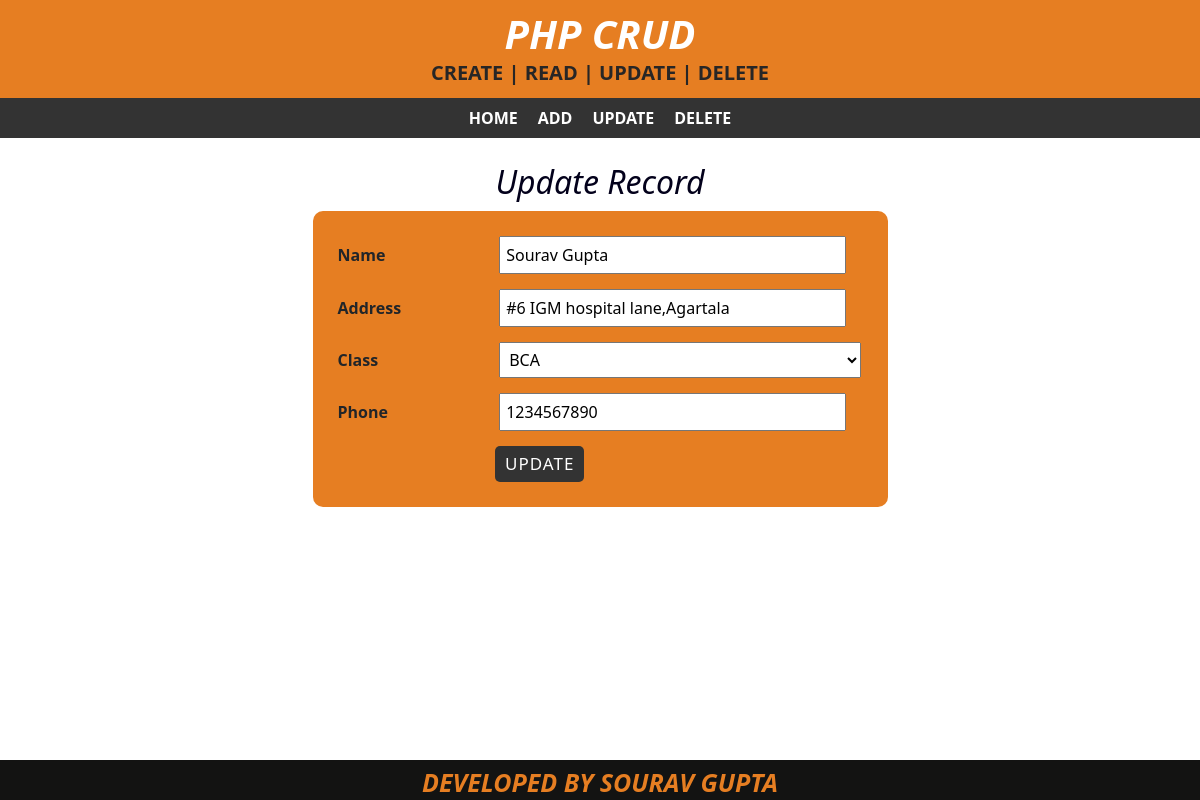
The page /edit.php?id=1 on the database its author committed.
### tables this page shows
CREATE TABLE `student` (
  `sid` int(10) NOT NULL,
  `sname` varchar(30) NOT NULL,
  `saddress` varchar(100) NOT NULL,
  `sclass` int(10) NOT NULL,
  `sphone` varchar(10) NOT NULL
);

### edit.php (the view, shortened to what this page needs)
<?php include 'header.php'; ?>
<div id="main-content">
    <h2>Update Record</h2>
    <?php
    include 'config.php';
    $stu_id = $_GET['id'];
    $sql = "SELECT * FROM student WHERE sid = {$stu_id}";
    $result = mysqli_query($conn, $sql) or die("Query Unsuccessful.");
    if(mysqli_num_rows($result) > 0)  {
      while($row = mysqli_fetch_assoc($result)){
    ?>
    <form class="post-form" action="updatedata.php" method="post">
      <div class="form-group">
          <label>Name</label>
          <input type="text" name="sname" value="<?php echo $row['sname']; ?>"/>
      </div>
      <div class="form-group">
          <label>Address</label>
          <input type="text" name="saddress" value="<?php echo $row['saddress']; ?>"/>
      </div>
      <div class="form-group">
          <label>Class</label>
          <?php
            $sql1 = "SELECT * FROM studentclass";
            $result1 = mysqli_query($conn, $sql1) or die("Query Unsuccessful.");
            if(mysqli_num_rows($result1) > 0)  {
              echo '<select name="sclass">';
              while($row1 = mysqli_fetch_assoc($result1)){
                if($row['sclass'] == $row1['cid']){
                  $select = "selected";
                }else{
                  $select = "";
                }
                echo  "<option {$select} value='{$row1['cid']}'>{$row1['cname']}</option>";
              }
          echo "</select>";
        }
            ?>
      </div>
      <div class="form-group">
          <label>Phone</label>
          <input type="text" name="sphone" value="<?php echo $row['sphone']; ?>"/>
      </div>
      <input class="submit" type="submit" value="Update"/>
    </form>
    <?php
      }
    }
    ?>
</div>
</div>
</body>
</html>

### css/style.css (style rules this page uses)
body { font:16px arial; margin: 0; padding: 0; background: #d1d1d1; }
h2 { color: rgb(3, 1, 27); font-size: 40px; font-style: italic; font-weight: 700; text-transform: uppercase; margin: 0; text-align: center; }
#main-content { padding: 25px; min-height: 400px; }
#main-content h2 { margin: 0 0 10px; text-transform: capitalize; }
#main-content .post-form { width: 50%; padding: 25px; margin: 0 auto 10px; background-color: #e67e22; border-radius: 10px; }
#main-content .post-form .form-group { margin: 0 0 15px; }
#main-content .post-form .form-group label { width: 30%; display: inline-block; font-weight: 600; }
#main-content .post-form .form-group input, #main-content .post-form .form-group select { font-size: 16px; width: 66%; display: inline-block; padding: 5px; margin: 0; }
#main-content .post-form .form-group select { width: 69%; }
#main-content .post-form .submit { font-size: 17px; letter-spacing: 1px; text-transform: uppercase; padding: 5px 10px; color: #fff; background-color: #333; border: none; border-radius: 5px; margin: 0 0 0 30%; cursor: pointer; transition: all 0.3s; }
.footer { background-color: #131312; position: fixed; bottom: 0; height: 40px; width: 100%; }
.footer h2 { color: #e67e22; font-weight: 700; font-size: 25px; text-align: center; padding: 7px; }

### rows shown on the page
student: sname "Sourav Gupta", saddress "#6 IGM hospital lane,Agartala", sphone "1234567890"

### other values the page prints
form field sclass "BCA"
